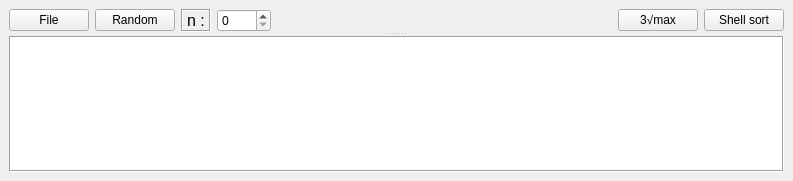
<?xml version="1.0" encoding="UTF-8"?>
<ui version="4.0">
 <class>var_eleven</class>
 <widget class="QDockWidget" name="var_eleven">
  <property name="geometry">
   <rect>
    <x>0</x>
    <y>0</y>
    <width>793</width>
    <height>181</height>
   </rect>
  </property>
  <property name="windowTitle">
   <string>Variant11</string>
  </property>
  <widget class="QWidget" name="Variant11">
   <layout class="QHBoxLayout" name="horizontalLayout_2">
    <item>
     <widget class="QSplitter" name="splitter">
      <property name="orientation">
       <enum>Qt::Vertical</enum>
      </property>
      <widget class="QWidget" name="layoutWidget">
       <layout class="QHBoxLayout" name="horizontalLayout">
        <item>
         <widget class="QPushButton" name="file_array">
          <property name="text">
           <string>File</string>
          </property>
         </widget>
        </item>
        <item>
         <widget class="QPushButton" name="rand_table">
          <property name="text">
           <string>Random</string>
          </property>
         </widget>
        </item>
        <item>
         <widget class="QLabel" name="label_n">
          <property name="font">
           <font>
            <pointsize>12</pointsize>
           </font>
          </property>
          <property name="frameShape">
           <enum>QFrame::Box</enum>
          </property>
          <property name="frameShadow">
           <enum>QFrame::Sunken</enum>
          </property>
          <property name="text">
           <string>n :</string>
          </property>
         </widget>
        </item>
        <item>
         <widget class="QSpinBox" name="arr_n">
          <property name="maximum">
           <number>1000</number>
          </property>
         </widget>
        </item>
        <item>
         <spacer name="horizontalSpacer">
          <property name="orientation">
           <enum>Qt::Horizontal</enum>
          </property>
          <property name="sizeHint" stdset="0">
           <size>
            <width>40</width>
            <height>20</height>
           </size>
          </property>
         </spacer>
        </item>
        <item>
         <widget class="QPushButton" name="cube_root_max">
          <property name="text">
           <string>3√max</string>
          </property>
         </widget>
        </item>
        <item>
         <widget class="QPushButton" name="Shell_sort_Button">
          <property name="text">
           <string>Shell sort</string>
          </property>
         </widget>
        </item>
       </layout>
      </widget>
      <widget class="QTableView" name="tableView">
       <property name="frameShape">
        <enum>QFrame::Box</enum>
       </property>
       <property name="frameShadow">
        <enum>QFrame::Sunken</enum>
       </property>
       <property name="gridStyle">
        <enum>Qt::SolidLine</enum>
       </property>
      </widget>
     </widget>
    </item>
   </layout>
  </widget>
 </widget>
 <resources/>
 <connections/>
</ui>
